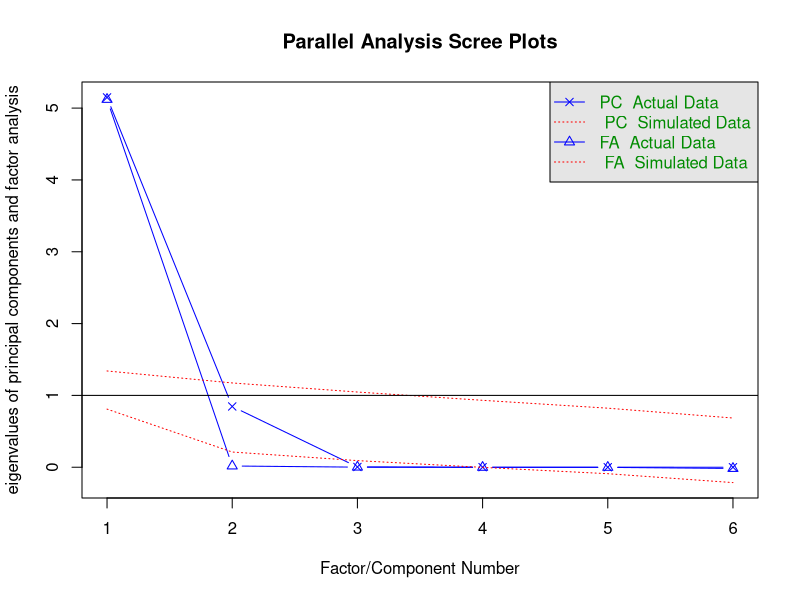
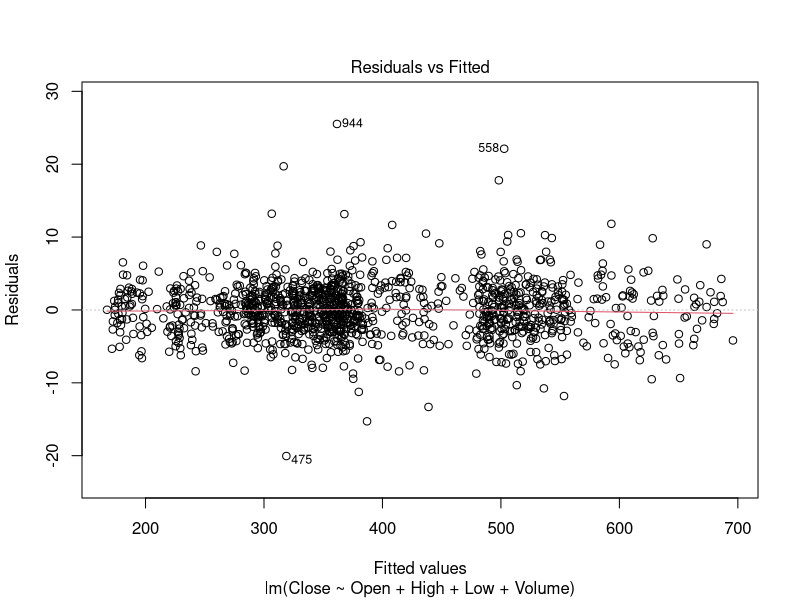
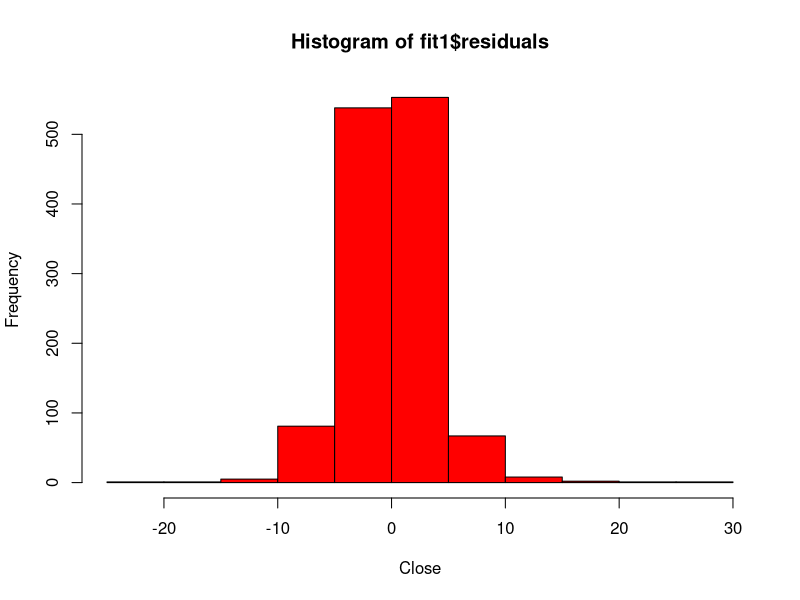
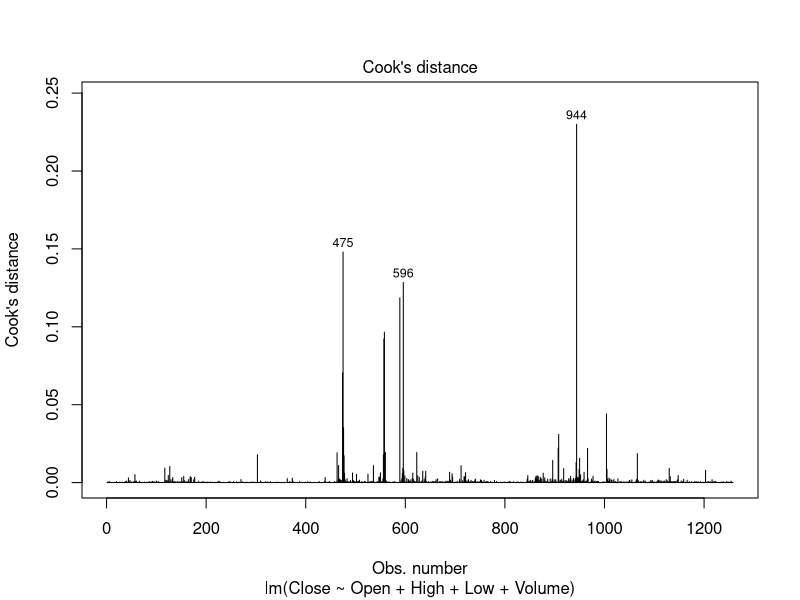
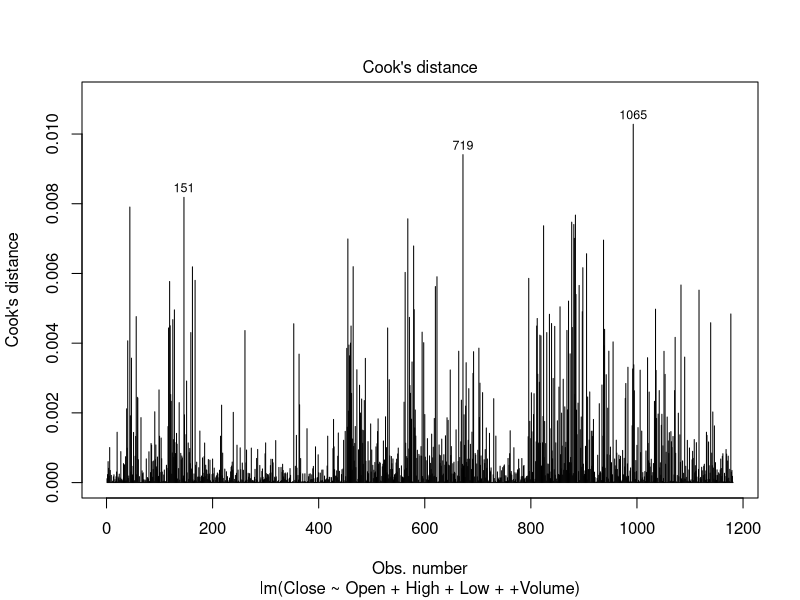
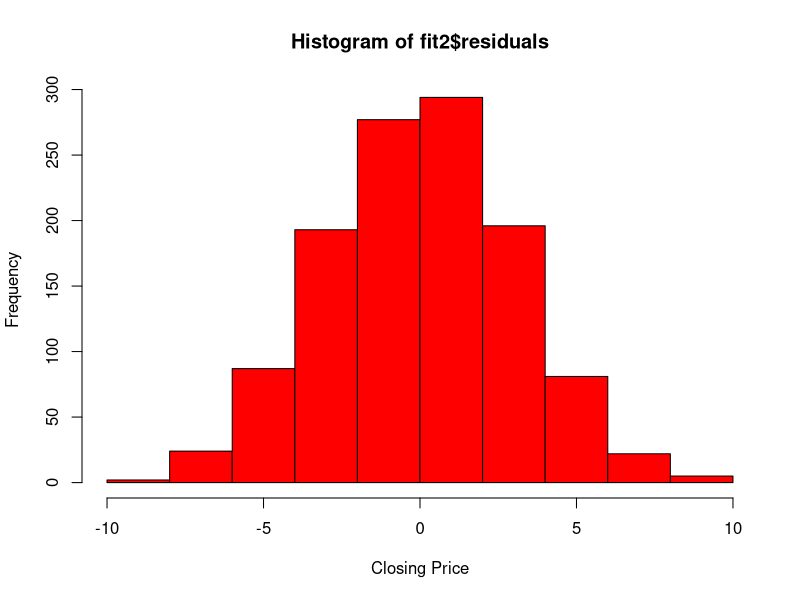
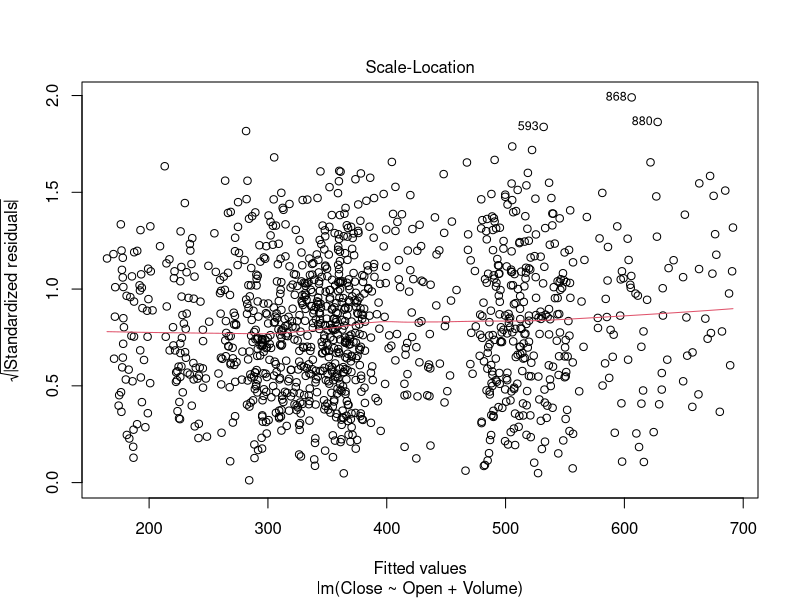

These figures' R source, in order:
setwd("C:/Users/HP/OneDrive/Desktop/MA2142-Regression/Presentation-2/")
library(psych)
library(car)
library(lmtest)


# Load the data
dframe = read.csv("NFLX.csv")
#View(dframe)

# Head of the data
head(dframe)

# Checking if NA values are present in dataset 
colSums(is.na(dframe))

# Remove Unnecessary features
dframe$Date<-NULL

# Correlation Matrix
corrMat<-cor(dframe)
corrMat

# summary of the data
summary(dframe)


# Factor Analysis
fa.parallel(corrMat,fa = "both",  n.iter = 100)
fa <- fa(corrMat, nfactors = 2, rotate = "none" , fm = "pa")
fa

fa <- fa(corrMat, nfactors = 2, rotate = "varimax" , fm = "pa")
fa

# linear regression model
fit1 <- lm(Close ~ Open + High + Low 
                 + Volume, data = dframe)

summary(fit1)

# 1) test for linearity
plot(fit1, 1)

# 2) test for normality
hist(fit1$residuals, xlab = "Close", col = "red", border = "black")
shapiro.test((fit1$residuals))

# test for outliers
plot(fit1, 4)

cooksd <- cooks.distance(fit1)
extreme <- as.numeric(names(cooksd)[(cooksd > (4/nrow(dframe)))])
extreme
dframe <- dframe[-extreme, ]


# Updated linear model
fit2 <- lm(Close ~ Open + High + Low + 
             + Volume, data = dframe)

summary(fit2)
plot(fit2, 4)


# normality of updated model
hist(fit2$residuals, xlab = "Closing Price", col = "red", border = "black")
shapiro.test((fit2$residuals))

# 3) test for multicollinearity
vif(fit2)

# Model re-specification
fit3 <- lm(Close ~ Open + Volume, data = dframe)
vif(fit3)

# 4) test for homoscedasticity
gqtest(fit3, data = dframe)

# "scale-location" plot
plot(fit3, 3)


# 5) test for autocorrelation
durbinWatsonTest(fit3)
